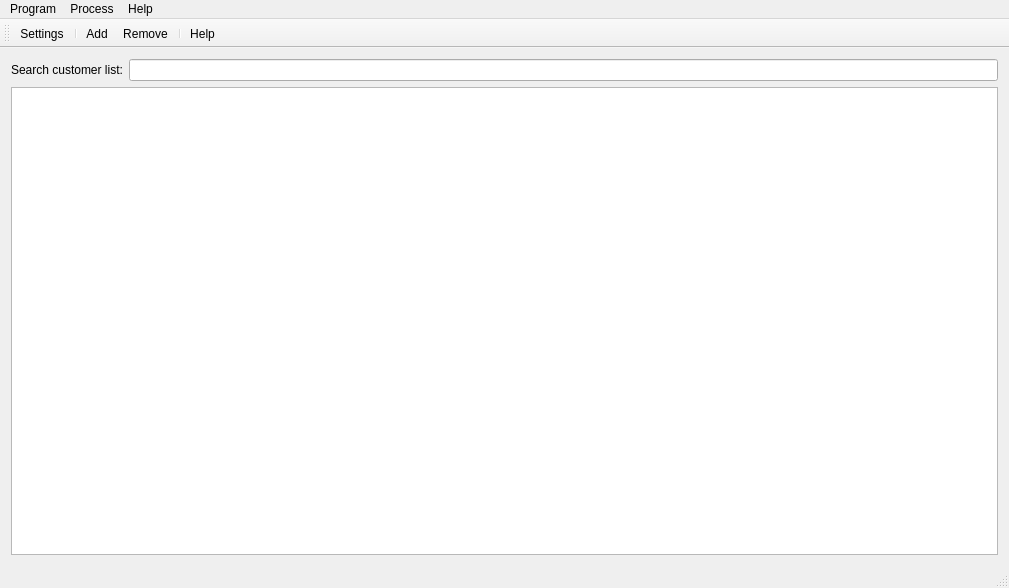
<?xml version="1.0" encoding="UTF-8"?>
<ui version="4.0">
 <class>MainWindow</class>
 <widget class="QMainWindow" name="MainWindow">
  <property name="geometry">
   <rect>
    <x>0</x>
    <y>0</y>
    <width>1009</width>
    <height>588</height>
   </rect>
  </property>
  <property name="windowTitle">
   <string>MainWindow</string>
  </property>
  <widget class="QWidget" name="centralWidget">
   <layout class="QGridLayout" name="gridLayout">
    <item row="0" column="0">
     <layout class="QHBoxLayout" name="horizontalLayout">
      <item>
       <widget class="QLabel" name="label">
        <property name="minimumSize">
         <size>
          <width>111</width>
          <height>16</height>
         </size>
        </property>
        <property name="text">
         <string>Search customer list:</string>
        </property>
       </widget>
      </item>
      <item>
       <widget class="QLineEdit" name="lineEdit">
        <property name="minimumSize">
         <size>
          <width>791</width>
          <height>20</height>
         </size>
        </property>
       </widget>
      </item>
     </layout>
    </item>
    <item row="1" column="0">
     <widget class="QTableView" name="eventListView"/>
    </item>
   </layout>
  </widget>
  <widget class="QMenuBar" name="menuBar">
   <property name="geometry">
    <rect>
     <x>0</x>
     <y>0</y>
     <width>1009</width>
     <height>21</height>
    </rect>
   </property>
   <widget class="QMenu" name="menuProgram">
    <property name="title">
     <string>Program</string>
    </property>
    <addaction name="actionSettings"/>
    <addaction name="separator"/>
    <addaction name="actionQuit"/>
   </widget>
   <widget class="QMenu" name="menuProcess">
    <property name="title">
     <string>Process</string>
    </property>
    <addaction name="actionAdd"/>
    <addaction name="actionRemove"/>
   </widget>
   <widget class="QMenu" name="menuHelp">
    <property name="title">
     <string>Help</string>
    </property>
    <addaction name="actionHelp"/>
   </widget>
   <addaction name="menuProgram"/>
   <addaction name="menuProcess"/>
   <addaction name="menuHelp"/>
  </widget>
  <widget class="QToolBar" name="mainToolBar">
   <attribute name="toolBarArea">
    <enum>TopToolBarArea</enum>
   </attribute>
   <attribute name="toolBarBreak">
    <bool>false</bool>
   </attribute>
   <addaction name="actionSettings"/>
   <addaction name="separator"/>
   <addaction name="actionAdd"/>
   <addaction name="actionRemove"/>
   <addaction name="separator"/>
   <addaction name="actionHelp"/>
  </widget>
  <widget class="QStatusBar" name="statusBar"/>
  <action name="actionSettings">
   <property name="icon">
    <iconset resource="res.qrc">
     <normaloff>:/img/31188-200.png</normaloff>:/img/31188-200.png</iconset>
   </property>
   <property name="text">
    <string>Settings...</string>
   </property>
   <property name="shortcut">
    <string>F4</string>
   </property>
  </action>
  <action name="actionQuit">
   <property name="icon">
    <iconset resource="res.qrc">
     <normaloff>:/img/quit.png</normaloff>:/img/quit.png</iconset>
   </property>
   <property name="text">
    <string>Quit</string>
   </property>
   <property name="shortcut">
    <string>Ctrl+Q</string>
   </property>
  </action>
  <action name="actionHelp">
   <property name="icon">
    <iconset resource="res.qrc">
     <normaloff>:/img/help.png</normaloff>:/img/help.png</iconset>
   </property>
   <property name="text">
    <string>Help</string>
   </property>
  </action>
  <action name="actionAdd">
   <property name="icon">
    <iconset resource="res.qrc">
     <normaloff>:/img/prescription.png</normaloff>:/img/prescription.png</iconset>
   </property>
   <property name="text">
    <string>Add</string>
   </property>
  </action>
  <action name="actionRemove">
   <property name="icon">
    <iconset resource="res.qrc">
     <normaloff>:/img/disacrd.png</normaloff>:/img/disacrd.png</iconset>
   </property>
   <property name="text">
    <string>Remove</string>
   </property>
  </action>
 </widget>
 <layoutdefault spacing="6" margin="11"/>
 <resources>
  <include location="res.qrc"/>
 </resources>
 <connections/>
</ui>
